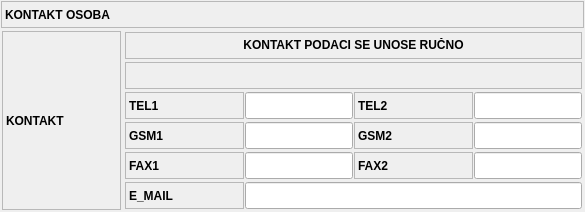
       <widget class="QFrame" name="frame_13">
        <property name="frameShape">
         <enum>QFrame::NoFrame</enum>
        </property>
        <property name="frameShadow">
         <enum>QFrame::Raised</enum>
        </property>
        <layout class="QVBoxLayout" name="verticalLayout_2">
         <property name="spacing">
          <number>0</number>
         </property>
         <property name="leftMargin">
          <number>0</number>
         </property>
         <property name="topMargin">
          <number>0</number>
         </property>
         <property name="rightMargin">
          <number>0</number>
         </property>
         <property name="bottomMargin">
          <number>0</number>
         </property>
         <item>
          <widget class="QFrame" name="frame_5">
           <property name="sizePolicy">
            <sizepolicy hsizetype="Preferred" vsizetype="Maximum">
             <horstretch>0</horstretch>
             <verstretch>0</verstretch>
            </sizepolicy>
           </property>
           <property name="frameShape">
            <enum>QFrame::NoFrame</enum>
           </property>
           <property name="frameShadow">
            <enum>QFrame::Raised</enum>
           </property>
           <layout class="QHBoxLayout" name="horizontalLayout_4">
            <property name="spacing">
             <number>1</number>
            </property>
            <property name="leftMargin">
             <number>1</number>
            </property>
            <property name="topMargin">
             <number>1</number>
            </property>
            <property name="rightMargin">
             <number>1</number>
            </property>
            <property name="bottomMargin">
             <number>1</number>
            </property>
            <item>
             <widget class="QLabel" name="lblKontaktOsobaTitle">
              <property name="minimumSize">
               <size>
                <width>0</width>
                <height>27</height>
               </size>
              </property>
              <property name="font">
               <font>
                <weight>75</weight>
                <bold>true</bold>
               </font>
              </property>
              <property name="frameShape">
               <enum>QFrame::StyledPanel</enum>
              </property>
              <property name="text">
               <string>KONTAKT OSOBA</string>
              </property>
             </widget>
            </item>
           </layout>
          </widget>
         </item>
         <item>
          <widget class="QFrame" name="frame_17">
           <property name="frameShape">
            <enum>QFrame::NoFrame</enum>
           </property>
           <property name="frameShadow">
            <enum>QFrame::Raised</enum>
           </property>
           <layout class="QHBoxLayout" name="horizontalLayout_19">
            <property name="spacing">
             <number>1</number>
            </property>
            <property name="leftMargin">
             <number>1</number>
            </property>
            <property name="topMargin">
             <number>1</number>
            </property>
            <property name="rightMargin">
             <number>1</number>
            </property>
            <property name="bottomMargin">
             <number>1</number>
            </property>
            <item>
             <widget class="QFrame" name="frame_23">
              <property name="sizePolicy">
               <sizepolicy hsizetype="Maximum" vsizetype="Preferred">
                <horstretch>0</horstretch>
                <verstretch>0</verstretch>
               </sizepolicy>
              </property>
              <property name="frameShape">
               <enum>QFrame::NoFrame</enum>
              </property>
              <property name="frameShadow">
               <enum>QFrame::Raised</enum>
              </property>
              <layout class="QHBoxLayout" name="horizontalLayout_20">
               <property name="spacing">
                <number>1</number>
               </property>
               <property name="leftMargin">
                <number>1</number>
               </property>
               <property name="topMargin">
                <number>1</number>
               </property>
               <property name="rightMargin">
                <number>1</number>
               </property>
               <property name="bottomMargin">
                <number>1</number>
               </property>
               <item>
                <widget class="QLabel" name="lblKontaktTitle">
                 <property name="sizePolicy">
                  <sizepolicy hsizetype="Maximum" vsizetype="Preferred">
                   <horstretch>0</horstretch>
                   <verstretch>0</verstretch>
                  </sizepolicy>
                 </property>
                 <property name="minimumSize">
                  <size>
                   <width>119</width>
                   <height>27</height>
                  </size>
                 </property>
                 <property name="maximumSize">
                  <size>
                   <width>119</width>
                   <height>16777215</height>
                  </size>
                 </property>
                 <property name="font">
                  <font>
                   <weight>75</weight>
                   <bold>true</bold>
                  </font>
                 </property>
                 <property name="frameShape">
                  <enum>QFrame::StyledPanel</enum>
                 </property>
                 <property name="text">
                  <string>KONTAKT</string>
                 </property>
                </widget>
               </item>
              </layout>
             </widget>
            </item>
            <item>
             <widget class="QFrame" name="frame_24">
              <property name="frameShape">
               <enum>QFrame::NoFrame</enum>
              </property>
              <property name="frameShadow">
               <enum>QFrame::Raised</enum>
              </property>
              <layout class="QVBoxLayout" name="verticalLayout_4">
               <property name="spacing">
                <number>1</number>
               </property>
               <property name="leftMargin">
                <number>1</number>
               </property>
               <property name="topMargin">
                <number>1</number>
               </property>
               <property name="rightMargin">
                <number>1</number>
               </property>
               <property name="bottomMargin">
                <number>1</number>
               </property>
               <item>
                <widget class="QFrame" name="frame_37">
                 <property name="sizePolicy">
                  <sizepolicy hsizetype="Preferred" vsizetype="Maximum">
                   <horstretch>0</horstretch>
                   <verstretch>0</verstretch>
                  </sizepolicy>
                 </property>
                 <property name="frameShape">
                  <enum>QFrame::NoFrame</enum>
                 </property>
                 <property name="frameShadow">
                  <enum>QFrame::Raised</enum>
                 </property>
                 <layout class="QHBoxLayout" name="horizontalLayout_33">
                  <property name="spacing">
                   <number>1</number>
                  </property>
                  <property name="leftMargin">
                   <number>1</number>
                  </property>
                  <property name="topMargin">
                   <number>1</number>
                  </property>
                  <property name="rightMargin">
                   <number>1</number>
                  </property>
                  <property name="bottomMargin">
                   <number>1</number>
                  </property>
                  <item>
                   <widget class="QLabel" name="lblUnosKontaktPodatakaTitle">
                    <property name="minimumSize">
                     <size>
                      <width>0</width>
                      <height>27</height>
                     </size>
                    </property>
                    <property name="font">
                     <font>
                      <weight>75</weight>
                      <bold>true</bold>
                     </font>
                    </property>
                    <property name="frameShape">
                     <enum>QFrame::StyledPanel</enum>
                    </property>
                    <property name="text">
                     <string>KONTAKT PODACI SE UNOSE RUČNO</string>
                    </property>
                    <property name="alignment">
                     <set>Qt::AlignCenter</set>
                    </property>
                    <property name="textInteractionFlags">
                     <set>Qt::LinksAccessibleByMouse|Qt::TextSelectableByMouse</set>
                    </property>
                   </widget>
                  </item>
                 </layout>
                </widget>
               </item>
               <item>
                <widget class="QFrame" name="frame_25">
                 <property name="sizePolicy">
                  <sizepolicy hsizetype="Preferred" vsizetype="Maximum">
                   <horstretch>0</horstretch>
                   <verstretch>0</verstretch>
                  </sizepolicy>
                 </property>
                 <property name="frameShape">
                  <enum>QFrame::NoFrame</enum>
                 </property>
                 <property name="frameShadow">
                  <enum>QFrame::Raised</enum>
                 </property>
                 <layout class="QHBoxLayout" name="horizontalLayout_21">
                  <property name="spacing">
                   <number>1</number>
                  </property>
                  <property name="leftMargin">
                   <number>1</number>
                  </property>
                  <property name="topMargin">
                   <number>1</number>
                  </property>
                  <property name="rightMargin">
                   <number>1</number>
                  </property>
                  <property name="bottomMargin">
                   <number>1</number>
                  </property>
                  <item>
                   <widget class="QLabel" name="lblKorinsikNaziv_3">
                    <property name="sizePolicy">
                     <sizepolicy hsizetype="Preferred" vsizetype="Preferred">
                      <horstretch>0</horstretch>
                      <verstretch>0</verstretch>
                     </sizepolicy>
                    </property>
                    <property name="minimumSize">
                     <size>
                      <width>0</width>
                      <height>27</height>
                     </size>
                    </property>
                    <property name="font">
                     <font>
                      <weight>75</weight>
                      <bold>true</bold>
                     </font>
                    </property>
                    <property name="frameShape">
                     <enum>QFrame::StyledPanel</enum>
                    </property>
                    <property name="textInteractionFlags">
                     <set>Qt::LinksAccessibleByMouse|Qt::TextSelectableByMouse</set>
                    </property>
                   </widget>
                  </item>
                 </layout>
                </widget>
               </item>
               <item>
                <widget class="QFrame" name="frame_27">
                 <property name="sizePolicy">
                  <sizepolicy hsizetype="Preferred" vsizetype="Maximum">
                   <horstretch>0</horstretch>
                   <verstretch>0</verstretch>
                  </sizepolicy>
                 </property>
                 <property name="frameShape">
                  <enum>QFrame::NoFrame</enum>
                 </property>
                 <property name="frameShadow">
                  <enum>QFrame::Raised</enum>
                 </property>
                 <layout class="QHBoxLayout" name="horizontalLayout_22">
                  <property name="spacing">
                   <number>1</number>
                  </property>
                  <property name="leftMargin">
                   <number>1</number>
                  </property>
                  <property name="topMargin">
                   <number>1</number>
                  </property>
                  <property name="rightMargin">
                   <number>1</number>
                  </property>
                  <property name="bottomMargin">
                   <number>1</number>
                  </property>
                  <item>
                   <widget class="QLabel" name="lblTel1Title">
                    <property name="sizePolicy">
                     <sizepolicy hsizetype="Maximum" vsizetype="Preferred">
                      <horstretch>0</horstretch>
                      <verstretch>0</verstretch>
                     </sizepolicy>
                    </property>
                    <property name="minimumSize">
                     <size>
                      <width>119</width>
                      <height>27</height>
                     </size>
                    </property>
                    <property name="maximumSize">
                     <size>
                      <width>119</width>
                      <height>16777215</height>
                     </size>
                    </property>
                    <property name="font">
                     <font>
                      <weight>75</weight>
                      <bold>true</bold>
                     </font>
                    </property>
                    <property name="frameShape">
                     <enum>QFrame::StyledPanel</enum>
                    </property>
                    <property name="text">
                     <string>TEL1</string>
                    </property>
                   </widget>
                  </item>
                  <item>
                   <widget class="QLineEdit" name="txtTel1">
                    <property name="sizePolicy">
                     <sizepolicy hsizetype="Preferred" vsizetype="Preferred">
                      <horstretch>0</horstretch>
                      <verstretch>0</verstretch>
                     </sizepolicy>
                    </property>
                   </widget>
                  </item>
                  <item>
                   <widget class="QLabel" name="lblTel2Title">
                    <property name="sizePolicy">
                     <sizepolicy hsizetype="Maximum" vsizetype="Preferred">
                      <horstretch>0</horstretch>
                      <verstretch>0</verstretch>
                     </sizepolicy>
                    </property>
                    <property name="minimumSize">
                     <size>
                      <width>119</width>
                      <height>27</height>
                     </size>
                    </property>
                    <property name="maximumSize">
                     <size>
                      <width>119</width>
                      <height>16777215</height>
                     </size>
                    </property>
                    <property name="font">
                     <font>
                      <weight>75</weight>
                      <bold>true</bold>
                     </font>
                    </property>
                    <property name="frameShape">
                     <enum>QFrame::StyledPanel</enum>
                    </property>
                    <property name="text">
                     <string>TEL2</string>
                    </property>
                   </widget>
                  </item>
                  <item>
                   <widget class="QLineEdit" name="txtTel2">
                    <property name="sizePolicy">
                     <sizepolicy hsizetype="Preferred" vsizetype="Preferred">
                      <horstretch>0</horstretch>
                      <verstretch>0</verstretch>
                     </sizepolicy>
                    </property>
                   </widget>
                  </item>
                 </layout>
                </widget>
               </item>
               <item>
                <widget class="QFrame" name="frame_28">
                 <property name="sizePolicy">
                  <sizepolicy hsizetype="Preferred" vsizetype="Maximum">
                   <horstretch>0</horstretch>
                   <verstretch>0</verstretch>
                  </sizepolicy>
                 </property>
                 <property name="frameShape">
                  <enum>QFrame::NoFrame</enum>
                 </property>
                 <property name="frameShadow">
                  <enum>QFrame::Raised</enum>
                 </property>
                 <layout class="QHBoxLayout" name="horizontalLayout_23">
                  <property name="spacing">
                   <number>1</number>
                  </property>
                  <property name="leftMargin">
                   <number>1</number>
                  </property>
                  <property name="topMargin">
                   <number>1</number>
                  </property>
                  <property name="rightMargin">
                   <number>1</number>
                  </property>
                  <property name="bottomMargin">
                   <number>1</number>
                  </property>
                  <item>
                   <widget class="QLabel" name="lblGsm1Title">
                    <property name="sizePolicy">
                     <sizepolicy hsizetype="Maximum" vsizetype="Preferred">
                      <horstretch>0</horstretch>
                      <verstretch>0</verstretch>
                     </sizepolicy>
                    </property>
                    <property name="minimumSize">
                     <size>
                      <width>119</width>
                      <height>27</height>
                     </size>
                    </property>
                    <property name="maximumSize">
                     <size>
                      <width>119</width>
                      <height>16777215</height>
                     </size>
                    </property>
                    <property name="font">
                     <font>
                      <weight>75</weight>
                      <bold>true</bold>
                     </font>
                    </property>
                    <property name="frameShape">
                     <enum>QFrame::StyledPanel</enum>
                    </property>
                    <property name="text">
                     <string>GSM1</string>
                    </property>
                   </widget>
                  </item>
                  <item>
                   <widget class="QLineEdit" name="txtGsm1">
                    <property name="sizePolicy">
                     <sizepolicy hsizetype="Preferred" vsizetype="Preferred">
                      <horstretch>0</horstretch>
                      <verstretch>0</verstretch>
                     </sizepolicy>
                    </property>
                   </widget>
                  </item>
                  <item>
                   <widget class="QLabel" name="lblGsm2Title">
                    <property name="sizePolicy">
                     <sizepolicy hsizetype="Maximum" vsizetype="Preferred">
                      <horstretch>0</horstretch>
                      <verstretch>0</verstretch>
                     </sizepolicy>
                    </property>
                    <property name="minimumSize">
                     <size>
                      <width>119</width>
                      <height>27</height>
                     </size>
                    </property>
                    <property name="maximumSize">
                     <size>
                      <width>119</width>
                      <height>16777215</height>
                     </size>
                    </property>
                    <property name="font">
                     <font>
                      <weight>75</weight>
                      <bold>true</bold>
                     </font>
                    </property>
                    <property name="frameShape">
                     <enum>QFrame::StyledPanel</enum>
                    </property>
                    <property name="text">
                     <string>GSM2</string>
                    </property>
                   </widget>
                  </item>
                  <item>
                   <widget class="QLineEdit" name="txtGsm2">
                    <property name="sizePolicy">
                     <sizepolicy hsizetype="Preferred" vsizetype="Preferred">
                      <horstretch>0</horstretch>
                      <verstretch>0</verstretch>
                     </sizepolicy>
                    </property>
                   </widget>
                  </item>
                 </layout>
                </widget>
               </item>
               <item>
                <widget class="QFrame" name="frame_29">
                 <property name="sizePolicy">
                  <sizepolicy hsizetype="Preferred" vsizetype="Maximum">
                   <horstretch>0</horstretch>
                   <verstretch>0</verstretch>
                  </sizepolicy>
                 </property>
                 <property name="frameShape">
                  <enum>QFrame::NoFrame</enum>
                 </property>
                 <property name="frameShadow">
                  <enum>QFrame::Raised</enum>
                 </property>
                 <layout class="QHBoxLayout" name="horizontalLayout_25">
                  <property name="spacing">
                   <number>1</number>
                  </property>
                  <property name="leftMargin">
                   <number>1</number>
                  </property>
                  <property name="topMargin">
                   <number>1</number>
                  </property>
                  <property name="rightMargin">
                   <number>1</number>
                  </property>
                  <property name="bottomMargin">
                   <number>1</number>
                  </property>
                  <item>
                   <widget class="QLabel" name="lblFax1Title">
                    <property name="sizePolicy">
                     <sizepolicy hsizetype="Maximum" vsizetype="Preferred">
                      <horstretch>0</horstretch>
                      <verstretch>0</verstretch>
                     </sizepolicy>
                    </property>
                    <property name="minimumSize">
                     <size>
                      <width>119</width>
                      <height>27</height>
                     </size>
                    </property>
                    <property name="maximumSize">
                     <size>
                      <width>119</width>
                      <height>16777215</height>
                     </size>
                    </property>
                    <property name="font">
                     <font>
                      <weight>75</weight>
                      <bold>true</bold>
                     </font>
                    </property>
                    <property name="frameShape">
                     <enum>QFrame::StyledPanel</enum>
                    </property>
                    <property name="text">
                     <string>FAX1</string>
                    </property>
                   </widget>
                  </item>
                  <item>
                   <widget class="QLineEdit" name="txtFax1">
                    <property name="sizePolicy">
                     <sizepolicy hsizetype="Preferred" vsizetype="Preferred">
                      <horstretch>0</horstretch>
                      <verstretch>0</verstretch>
                     </sizepolicy>
                    </property>
                   </widget>
                  </item>
                  <item>
                   <widget class="QLabel" name="lblFax2Title">
                    <property name="sizePolicy">
                     <sizepolicy hsizetype="Maximum" vsizetype="Preferred">
                      <horstretch>0</horstretch>
                      <verstretch>0</verstretch>
                     </sizepolicy>
                    </property>
                    <property name="minimumSize">
                     <size>
                      <width>119</width>
                      <height>27</height>
                     </size>
                    </property>
                    <property name="maximumSize">
                     <size>
                      <width>119</width>
                      <height>16777215</height>
                     </size>
                    </property>
                    <property name="font">
                     <font>
                      <weight>75</weight>
                      <bold>true</bold>
                     </font>
                    </property>
                    <property name="frameShape">
                     <enum>QFrame::StyledPanel</enum>
                    </property>
                    <property name="text">
                     <string>FAX2</string>
                    </property>
                   </widget>
                  </item>
                  <item>
                   <widget class="QLineEdit" name="txtFax2">
                    <property name="sizePolicy">
                     <sizepolicy hsizetype="Preferred" vsizetype="Preferred">
                      <horstretch>0</horstretch>
                      <verstretch>0</verstretch>
                     </sizepolicy>
                    </property>
                   </widget>
                  </item>
                 </layout>
                </widget>
               </item>
               <item>
                <widget class="QFrame" name="frame_26">
                 <property name="sizePolicy">
                  <sizepolicy hsizetype="Preferred" vsizetype="Maximum">
                   <horstretch>0</horstretch>
                   <verstretch>0</verstretch>
                  </sizepolicy>
                 </property>
                 <property name="frameShape">
                  <enum>QFrame::NoFrame</enum>
                 </property>
                 <property name="frameShadow">
                  <enum>QFrame::Raised</enum>
                 </property>
                 <layout class="QHBoxLayout" name="horizontalLayout_24">
                  <property name="spacing">
                   <number>1</number>
                  </property>
                  <property name="leftMargin">
                   <number>1</number>
                  </property>
                  <property name="topMargin">
                   <number>1</number>
                  </property>
                  <property name="rightMargin">
                   <number>1</number>
                  </property>
                  <property name="bottomMargin">
                   <number>1</number>
                  </property>
                  <item>
                   <widget class="QLabel" name="lblEmailTitle">
                    <property name="sizePolicy">
                     <sizepolicy hsizetype="Maximum" vsizetype="Preferred">
                      <horstretch>0</horstretch>
                      <verstretch>0</verstretch>
                     </sizepolicy>
                    </property>
                    <property name="minimumSize">
                     <size>
                      <width>119</width>
                      <height>27</height>
                     </size>
                    </property>
                    <property name="maximumSize">
                     <size>
                      <width>119</width>
                      <height>16777215</height>
                     </size>
                    </property>
                    <property name="font">
                     <font>
                      <weight>75</weight>
                      <bold>true</bold>
                     </font>
                    </property>
                    <property name="frameShape">
                     <enum>QFrame::StyledPanel</enum>
                    </property>
                    <property name="text">
                     <string>E_MAIL</string>
                    </property>
                   </widget>
                  </item>
                  <item>
                   <widget class="QLineEdit" name="txtEmail">
                    <property name="sizePolicy">
                     <sizepolicy hsizetype="Preferred" vsizetype="Preferred">
                      <horstretch>0</horstretch>
                      <verstretch>0</verstretch>
                     </sizepolicy>
                    </property>
                   </widget>
                  </item>
                 </layout>
                </widget>
               </item>
              </layout>
             </widget>
            </item>
           </layout>
          </widget>
         </item>
        </layout>
       </widget>
